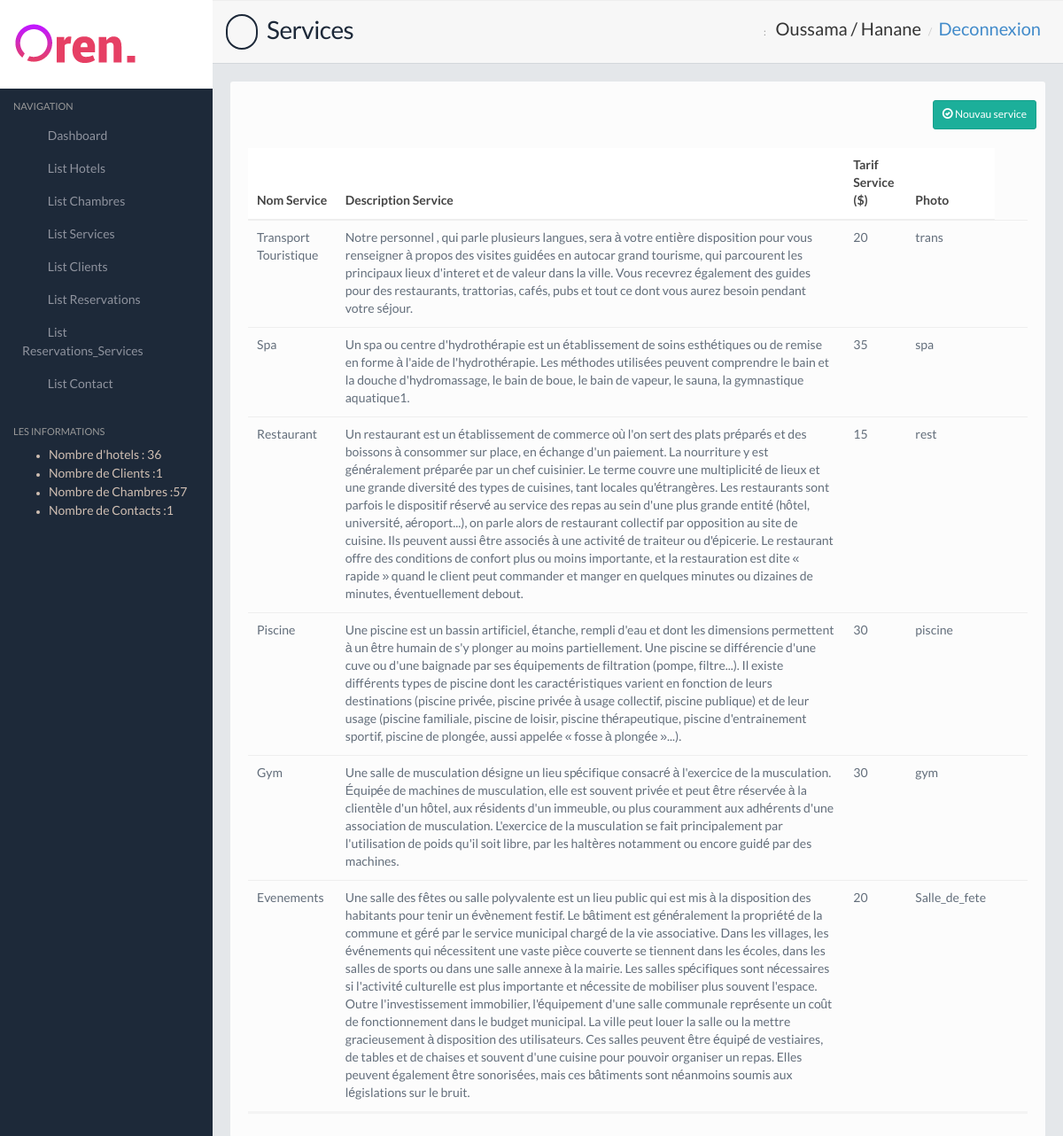
Screenshot of /admin/services.php with the database file from the repository.
### tables this page shows
CREATE TABLE `services` (
  `Id` int(11) NOT NULL,
  `Nom_ser` varchar(30) NOT NULL,
  `Desc_ser` text NOT NULL,
  `Tarif_ser` float NOT NULL,
  `photo` varchar(200) NOT NULL
);

### admin/services.php (the view, shortened to what this page needs)
<?php
    include "includes/conx.php";
        $prepare=$pdo->query("SELECT * from services order by Id desc");
      	$services=$prepare->fetchAll(PDO::FETCH_OBJ);
 ?>
<!DOCTYPE html>
<html lang="en">
    <head>
        <link href="css/style.default.css" rel="stylesheet">
    </head>
    <body>
        <section>
            <?php include  "includes/navigation.php"; ?>
            <div class="mainpanel">
                <div class="pageheader">
                    <h2><i class="fa fa-building-o"></i> Services</h2>
                     <div class="breadcrumb-wrapper">
                        <span class="label">:</span>
                        <ol class="breadcrumb">
                            <li class="active" style="font-size: 20px;">Oussama / Hanane</li>
                            <li><a href="login.php" style="font-size: 20px;">Deconnexion</a></li>
                        </ol>
                    </div>
                </div>
                <div class="contentpanel">
                    <div class="panel panel-default col-md-12">
                        <div class="panel-body panel-body-nopadding">
                            <br>
                            <div class="pull-right">
                                <a href="ajout_service.php" class="btn btn-sm btn-success"><i class="glyphicon glyphicon-ok-circle"></i> Nouvau service</a>
                            </div>
                            <br>
                            <div class="table-responsive col-md-12">
                              <table class="table mb30">
                                <thead>
                                  <tr>
                                 	<th>Nom Service</th>
                                    <th>Description Service</th>
                                    <th>Tarif Service ($)</th>
                                    <th>Photo</th>
                                   </tr>
                                </thead>
                                <tbody>
                                    <?php foreach ($services as  $service): ?>
                                    <tr>
                                        <td><?php echo $service->Nom_ser; ?></td>
                                        <td><?php echo $service->Desc_ser; ?></td>
                                        <td><?php echo $service->Tarif_ser; ?></td>
                                        <td><?php echo $service->photo; ?></td>
                                        <td class="table-action">
                                          <a href="modif_services.php?nom=<?php echo $service->Nom_ser; ?>"><i class="fa fa-pencil"></i></a>
                                          <a href="includes/actions.php?action=sup_service&nom=<?php echo $service->Nom_ser; ?>" class="delete-row"><i class="fa fa-trash-o"></i></a>
                                        </td>
                                      </tr>
                                    <?php endforeach ?>
                                </tbody>
                              </table>
                            </div>
                        </div>
                    </div>
                  </div>
            </div>
        </section>
    </body>
</html>

### admin/css/style.default.css (style rules this page uses)
body { background: #1d2939; font-family: 'LatoRegular', 'Lucida Grande', 'Lucida Sans Unicode', Helvetica, sans-serif !important; line-height: 21px; color: #636e7b; }
h1,h2,h3,h4,h5 { font-family: 'LatoRegular', 'Lucida Grande', 'Lucida Sans Unicode', Helvetica, sans-serif; }
.mainpanel { margin-left: 240px; background: #e4e7ea; min-height: 1000px; }
.pageheader { padding: 15px; border-bottom: 1px solid #d3d7db; border-top: 1px solid #eee; background: #f7f7f7; position: relative; }
.pageheader h2 { font-size: 28px; color: #1D2939; letter-spacing: -0.5px; margin: 0; }
.pageheader .glyphicon, .pageheader .fa { font-size: 24px; margin-right: 5px; padding: 6px 7px; border: 2px solid #1D2939; -moz-border-radius: 50px; -webkit-border-radius: 50px; border-radius: 50px; }
.pageheader .breadcrumb-wrapper { position: absolute; top: 23px; right: 25px; }
.pageheader .breadcrumb-wrapper .label { color: #999; text-transform: uppercase; font-size: 11px; font-weight: normal; display: inline-block; }
.pageheader .breadcrumb { background: none; display: inline-block; padding: 0; }
.pageheader .breadcrumb li { font-size: 12px; }
.pageheader .breadcrumb li.active { color: #333; }
.contentpanel { padding: 20px; position: relative; }
.contentpanel::after { clear: both; display: block; content: ''; }
.table-action { text-align: center; }
.table-action a, .table-action-hide a { display: inline-block; margin-right: 5px; color: #666; }
.table-action a:last-child, .table-action-hide a:last-child { margin-right: 0; }
.mb30 { margin-bottom: 30px; }

### rows the page displays
services: Nom_ser "Transport Touristique", Desc_ser "Notre personnel , qui parle plusieurs langues, sera à votre entière disposition pour vous renseigner à propos des visites guidées en autocar grand tourisme, qui parcourent les principaux lieux d'interet et de valeur dans la ville. Vous recevrez également des guides pour des restaurants, trattorias, cafés, pubs et tout ce dont vous aurez besoin pendant votre séjour.", Tarif_ser "20", photo "trans"
services: Nom_ser "Spa", Desc_ser "Un spa ou centre d'hydrothérapie est un établissement de soins esthétiques ou de remise en forme à l'aide de l'hydrothérapie. Les méthodes utilisées peuvent comprendre le bain et la douche d'hydromassage, le bain de boue, le bain de vapeur, le sauna, la gymnastique aquatique1.", Tarif_ser "35", photo "spa"
services: Nom_ser "Restaurant", Desc_ser "Un restaurant est un établissement de commerce où l'on sert des plats préparés et des boissons à consommer sur place, en échange d'un paiement. La nourriture y est généralement préparée par un chef cuisinier. Le terme couvre une multiplicité de lieux et une grande diversité des types de cuisines, tant locales qu'étrangères. Les restaurants sont parfois le dispositif réservé au service des repas au sein d'une plus grande entité (hôtel, université, aéroport...), on parle alors de restaurant collectif par opposition au site de cuisine. Ils peuvent aussi être associés à une activité de traiteur ou d'épicerie. Le restaurant offre des conditions de confort plus ou moins importante, et la…", Tarif_ser "15", photo "rest"
services: Nom_ser "Piscine", Desc_ser "Une piscine est un bassin artificiel, étanche, rempli d'eau et dont les dimensions permettent à un être humain de s'y plonger au moins partiellement. Une piscine se différencie d'une cuve ou d'une baignade par ses équipements de filtration (pompe, filtre...). Il existe différents types de piscine dont les caractéristiques varient en fonction de leurs destinations (piscine privée, piscine privée à usage collectif, piscine publique) et de leur usage (piscine familiale, piscine de loisir, piscine thérapeutique, piscine d'entrainement sportif, piscine de plongée, aussi appelée « fosse à plongée »...).", Tarif_ser "30", photo "piscine"
services: Nom_ser "Gym", Desc_ser "Une salle de musculation désigne un lieu spécifique consacré à l'exercice de la musculation. Équipée de machines de musculation, elle est souvent privée et peut être réservée à la clientèle d'un hôtel, aux résidents d'un immeuble, ou plus couramment aux adhérents d'une association de musculation. L'exercice de la musculation se fait principalement par l'utilisation de poids qu'il soit libre, par les haltères notamment ou encore guidé par des machines.", Tarif_ser "30", photo "gym"
services: Nom_ser "Evenements", Desc_ser "Une salle des fêtes ou salle polyvalente est un lieu public qui est mis à la disposition des habitants pour tenir un évènement festif. Le bâtiment est généralement la propriété de la commune et géré par le service municipal chargé de la vie associative. Dans les villages, les événements qui nécessitent une vaste pièce couverte se tiennent dans les écoles, dans les salles de sports ou dans une salle annexe à la mairie. Les salles spécifiques sont nécessaires si l'activité culturelle est plus importante et nécessite de mobiliser plus souvent l'espace. Outre l'investissement immobilier, l'équipement d'une salle communale représente un coût de fonctionnement dans le budget municipal. La ville…", Tarif_ser "20", photo "Salle_de_fete"

### other values shown
$hotels->nbr "36"
$client->nbr_cli "1"
$chambre->nbr_cham "57"
$contact->nbr_contact "1"
